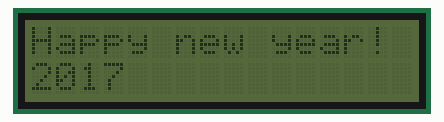
Simulated run of this sketch. Board: Arduino Uno, built with avr-gcc and run on an emulated ATmega328P. On the bench: 16×2 character LCD.

Above: at 0.1 s.
At 1.1 s:
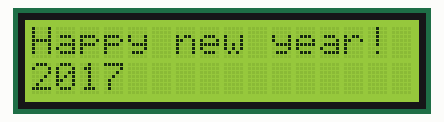

Measured:
- what the display in image 1 shows lasts 1.0 s, from 1.1 s to 2.1 s

The sketch:

LCD1602-IIC.ino
```cpp
#include <Wire.h>
#include <LiquidCrystal_I2C.h>
LiquidCrystal_I2C lcd(0x3F, 16, 2); // set the LCD address to 0x27 for a 16 chars and 2 line display
char msg[] = "Happy new year! 2017";
int i = 0;
void setup()
{
  //  Serial.begin(9600);

  lcd.begin();
  //  lcd.backlight();

  //  lcd.print(12);
  //  lcd.print("CM");
  //  lcd.autoscroll();
  //  lcd.print("Happy");
  //  lcd.print(" new");
  //  lcd.print(" year!");
  //  lcd.print("2017");

  //    lcd.print(msg);
  //  lcd.print("Hello, world!");
  //  lcd.print("Happy new year!2017");

  print2r(msg);
}


void loop()
{
//  lcd.home();
  if (i == 0) {
    lcd.noBacklight();
    //    print2r(msg);
    i = 1;
    delay(1000);
  } else {
    lcd.backlight();
    //    print2r(msg);
    i = 0;
    delay(1000);
  }

  //  lcd.clear();
  //  lcd.home();
  //  //  print2r(msg);
  //  if (i >= 120) {
  //    i = 0;
  //  }
  //  i++;
  //
  //  lcd.print(i);
  //  lcd.print("CM");

  //  lcd.print("Happy");
  //  lcd.print(" new");
  //  lcd.print(" year!");
  //  lcd.print("2017");
  //  delay(1000);
}
```

print2r.ino
```cpp
//auto print 2 rows if indeed for 1602LCD
//depends on: object lcd
void print2r(const char c[]) {
  int len = strlen(c);
  //  Serial.print(c);
  //  Serial.print(" sizeof ");
  //  Serial.print(sizeof(c));
  //  Serial.print(" length ");
  //  Serial.println(len);
  //  Serial.println(msglen(c));
  if (16 >= len) {//less than 16 char
    //    Serial.println("<=16");
    lcd.print(c);
  } else { //more than 16 char
    //    Serial.println(">16");
    //print 1st row
    lcd.print(c);

    //print 2nd row
    lcd.setCursor(0, 1);//set cols 0, rows 1
    for (int i = 16; i < len; i++) {
      lcd.print(c[i]);
    }
  }
}
```
